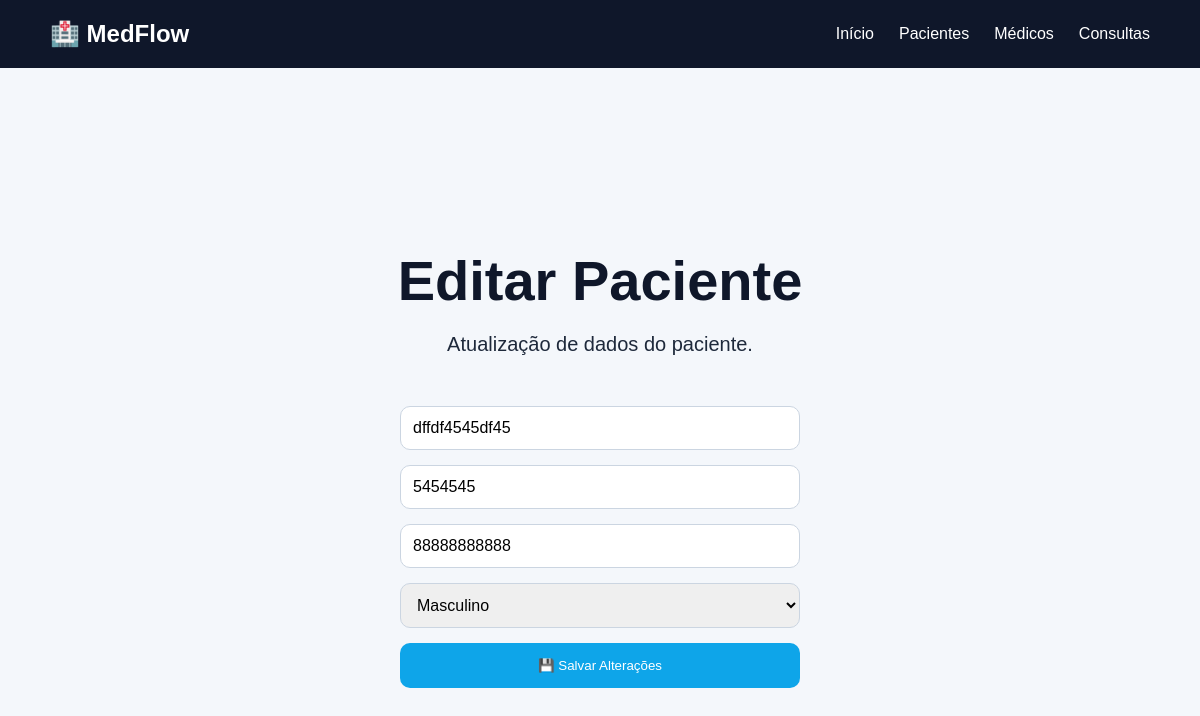
/editar-paciente/11, run on an earlier commit of the app's database.
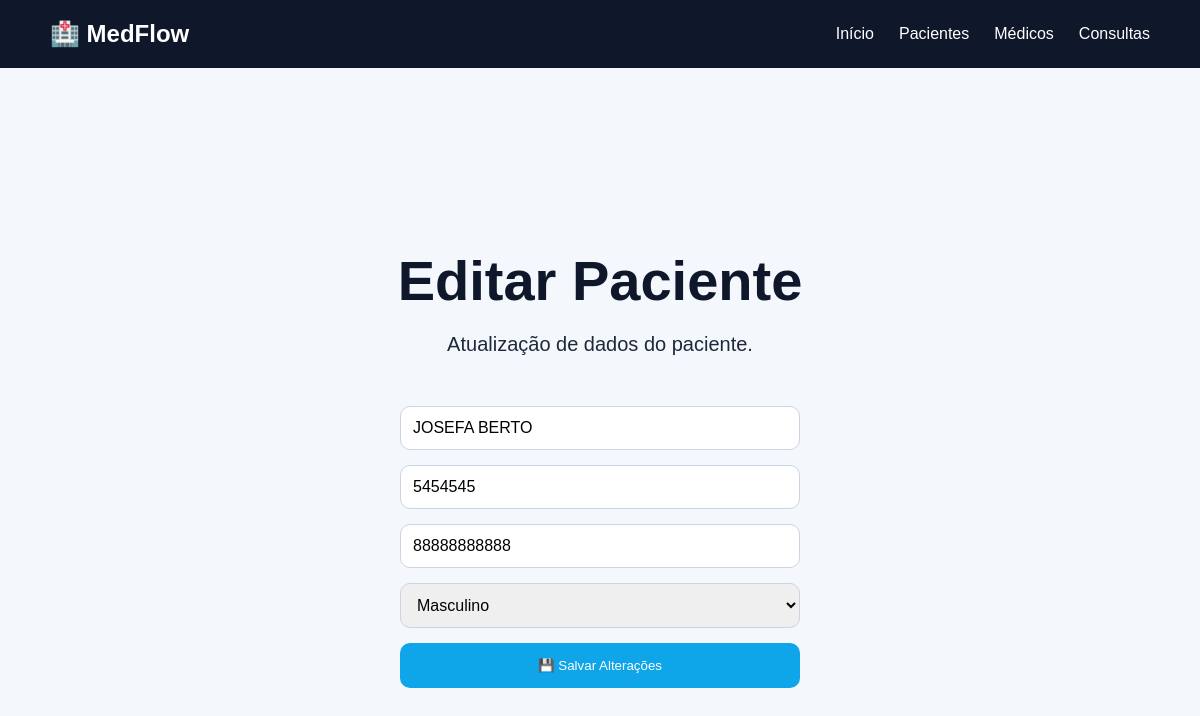
And on a later commit of the database.
### tables this page shows
CREATE TABLE pacientes (
                   id INTEGER PRIMARY KEY AUTOINCREMENT,
                   nome TEXT NOT NULL,
                   idade INTEGER,
                   telefone TEXT,
                   genero TEXT
                   );

### app.py (the view, shortened to what this page needs)
@app.route("/editar-paciente/<int:id>", methods=["GET", "POST"])
def editar_paciente(id):
    conexao = conectar()
    cursor = conexao.cursor()
    cursor.execute("SELECT * FROM pacientes WHERE id = ?", (id,))
    paciente = cursor.fetchone()
    conexao.close()
    return render_template(
        "editar_paciente.html",
        paciente=paciente
    )

### database/conexao.py (called while the page is built)
def conectar():
    conexao = sqlite3.connect('medflow.db')
    return conexao

### templates/editar_paciente.html (shortened to what this page needs)
<!DOCTYPE html>
<html lang="pt-br">
<head>
    <link rel="stylesheet" href="{{ url_for('static', filename='css/style.css') }}">
</head>
<body>
    <nav class="navbar">
        <div class="logo">🏥 MedFlow</div>
        <div class="menu">
            <a href="/">Início</a>
            <a href="/pacientes">Pacientes</a>
            <a href="/medicos">Médicos</a>
            <a href="/consultas">Consultas</a>
        </div>
    </nav>
    <section class="hero">
        <h1>Editar Paciente</h1>
        <p>Atualização de dados do paciente.</p>
        <form method="POST" class="formulario">
            <input
                type="text"
                name="nome"
                value="{{ paciente[1] }}"
                required
            >
            <input
                type="number"
                name="idade"
                value="{{ paciente[2] }}"
                required
            >
            <input
                type="text"
                name="telefone"
                value="{{ paciente[3] }}"
                required
            >
            <select name="genero" required>
                <option value="masculino"
                    {% if paciente[4] == "masculino" %}selected{% endif %}>
                    Masculino
                </option>
            </select>
            <button type="submit" class="btn">
                💾 Salvar Alterações
            </button>
        </form>
    </section>
</body>
</html>

What changed in the data, as far as the page shows it:
changed pacientes "Masculino": nome "dffdf4545df45" → "JOSEFA BERTO"
